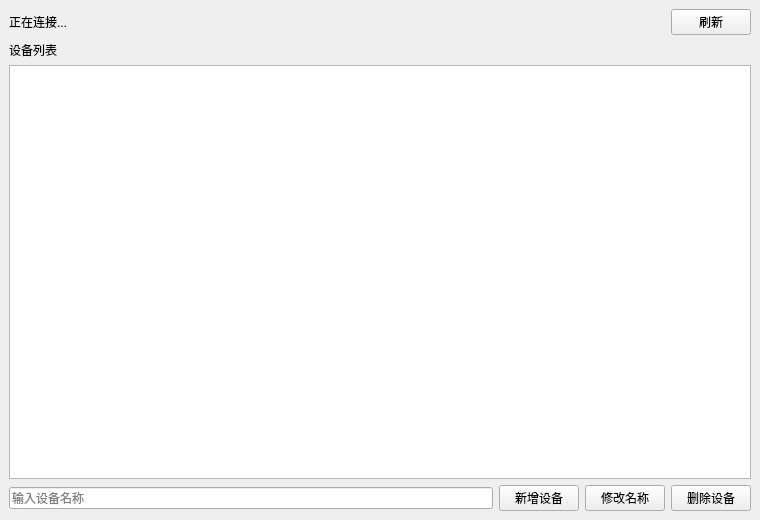
<?xml version="1.0" encoding="UTF-8"?>
<ui version="4.0">
 <class>MainWindow</class>
 <widget class="QMainWindow" name="MainWindow">
  <property name="geometry"><rect><x>0</x><y>0</y><width>760</width><height>520</height></rect></property>
  <property name="windowTitle"><string>DevLink</string></property>
  <widget class="QWidget" name="centralwidget">
   <layout class="QVBoxLayout" name="verticalLayout">
    <item><layout class="QHBoxLayout" name="connectionLayout">
     <item><widget class="QLabel" name="connectionLabel"><property name="text"><string>正在连接...</string></property></widget></item>
     <item><spacer name="horizontalSpacer"><property name="orientation"><enum>Qt::Horizontal</enum></property><property name="sizeHint" stdset="0"><size><width>40</width><height>20</height></size></property></spacer></item>
     <item><widget class="QPushButton" name="refreshButton"><property name="text"><string>刷新</string></property></widget></item>
    </layout></item>
    <item><widget class="QLabel" name="listTitle"><property name="text"><string>设备列表</string></property></widget></item>
    <item><widget class="QListWidget" name="deviceList"/></item>
    <item><layout class="QHBoxLayout" name="editLayout">
     <item><widget class="QLineEdit" name="nameEdit"><property name="placeholderText"><string>输入设备名称</string></property></widget></item>
     <item><widget class="QPushButton" name="addButton"><property name="text"><string>新增设备</string></property></widget></item>
     <item><widget class="QPushButton" name="renameButton"><property name="text"><string>修改名称</string></property></widget></item>
     <item><widget class="QPushButton" name="deleteButton"><property name="text"><string>删除设备</string></property></widget></item>
    </layout></item>
   </layout>
  </widget>
 </widget>
 <resources/><connections/>
</ui>
